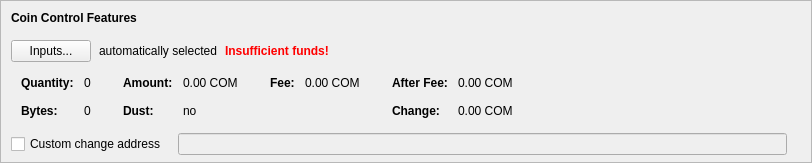
    <widget class="QFrame" name="frameCoinControl">
     <property name="sizePolicy">
      <sizepolicy hsizetype="Expanding" vsizetype="Expanding">
       <horstretch>0</horstretch>
       <verstretch>0</verstretch>
      </sizepolicy>
     </property>
     <property name="maximumSize">
      <size>
       <width>16777215</width>
       <height>16777215</height>
      </size>
     </property>
     <property name="frameShape">
      <enum>QFrame::StyledPanel</enum>
     </property>
     <property name="frameShadow">
      <enum>QFrame::Sunken</enum>
     </property>
     <layout class="QVBoxLayout" name="verticalLayoutCoinControl2">
      <property name="spacing">
       <number>0</number>
      </property>
      <property name="leftMargin">
       <number>0</number>
      </property>
      <property name="topMargin">
       <number>0</number>
      </property>
      <property name="rightMargin">
       <number>0</number>
      </property>
      <property name="bottomMargin">
       <number>6</number>
      </property>
      <item>
       <layout class="QVBoxLayout" name="verticalLayoutCoinControl" stretch="0,0,0,0,1">
        <property name="spacing">
         <number>0</number>
        </property>
        <property name="leftMargin">
         <number>10</number>
        </property>
        <property name="topMargin">
         <number>10</number>
        </property>
        <item>
         <layout class="QHBoxLayout" name="horizontalLayoutCoinControl1">
          <property name="bottomMargin">
           <number>15</number>
          </property>
          <item>
           <widget class="QLabel" name="labelCoinControlFeatures">
            <property name="sizePolicy">
             <sizepolicy hsizetype="Preferred" vsizetype="Maximum">
              <horstretch>0</horstretch>
              <verstretch>0</verstretch>
             </sizepolicy>
            </property>
            <property name="font">
             <font>
              <weight>75</weight>
              <bold>true</bold>
             </font>
            </property>
            <property name="styleSheet">
             <string notr="true">font-weight:bold;</string>
            </property>
            <property name="text">
             <string>Coin Control Features</string>
            </property>
           </widget>
          </item>
         </layout>
        </item>
        <item>
         <layout class="QHBoxLayout" name="horizontalLayoutCoinControl2" stretch="0,0,0,0">
          <property name="spacing">
           <number>8</number>
          </property>
          <property name="bottomMargin">
           <number>10</number>
          </property>
          <item>
           <widget class="QPushButton" name="pushButtonCoinControl">
            <property name="styleSheet">
             <string notr="true"/>
            </property>
            <property name="text">
             <string>Inputs...</string>
            </property>
            <property name="autoDefault">
             <bool>false</bool>
            </property>
           </widget>
          </item>
          <item>
           <widget class="QLabel" name="labelCoinControlAutomaticallySelected">
            <property name="text">
             <string>automatically selected</string>
            </property>
            <property name="margin">
             <number>5</number>
            </property>
           </widget>
          </item>
          <item>
           <widget class="QLabel" name="labelCoinControlInsuffFunds">
            <property name="font">
             <font>
              <weight>75</weight>
              <bold>true</bold>
             </font>
            </property>
            <property name="styleSheet">
             <string notr="true">color:red;font-weight:bold;</string>
            </property>
            <property name="text">
             <string>Insufficient funds!</string>
            </property>
            <property name="margin">
             <number>5</number>
            </property>
           </widget>
          </item>
          <item>
           <spacer name="horizontalSpacerCoinControl">
            <property name="orientation">
             <enum>Qt::Horizontal</enum>
            </property>
            <property name="sizeHint" stdset="0">
             <size>
              <width>40</width>
              <height>1</height>
             </size>
            </property>
           </spacer>
          </item>
         </layout>
        </item>
        <item>
         <widget class="QWidget" name="widgetCoinControl" native="true">
          <property name="sizePolicy">
           <sizepolicy hsizetype="Preferred" vsizetype="Preferred">
            <horstretch>0</horstretch>
            <verstretch>0</verstretch>
           </sizepolicy>
          </property>
          <property name="minimumSize">
           <size>
            <width>0</width>
            <height>0</height>
           </size>
          </property>
          <property name="styleSheet">
           <string notr="true"/>
          </property>
          <layout class="QHBoxLayout" name="horizontalLayoutCoinControl5">
           <property name="leftMargin">
            <number>0</number>
           </property>
           <property name="topMargin">
            <number>0</number>
           </property>
           <property name="rightMargin">
            <number>0</number>
           </property>
           <property name="bottomMargin">
            <number>0</number>
           </property>
           <item>
            <layout class="QHBoxLayout" name="horizontalLayoutCoinControl3" stretch="0,0,0,1">
             <property name="spacing">
              <number>20</number>
             </property>
             <property name="topMargin">
              <number>0</number>
             </property>
             <property name="bottomMargin">
              <number>10</number>
             </property>
             <item>
              <layout class="QFormLayout" name="formLayoutCoinControl1">
               <property name="horizontalSpacing">
                <number>10</number>
               </property>
               <property name="verticalSpacing">
                <number>14</number>
               </property>
               <property name="leftMargin">
                <number>10</number>
               </property>
               <property name="topMargin">
                <number>4</number>
               </property>
               <property name="rightMargin">
                <number>6</number>
               </property>
               <item row="0" column="0">
                <widget class="QLabel" name="labelCoinControlQuantityText">
                 <property name="font">
                  <font>
                   <weight>75</weight>
                   <bold>true</bold>
                  </font>
                 </property>
                 <property name="text">
                  <string>Quantity:</string>
                 </property>
                 <property name="margin">
                  <number>0</number>
                 </property>
                </widget>
               </item>
               <item row="0" column="1">
                <widget class="QLabel" name="labelCoinControlQuantity">
                 <property name="cursor">
                  <cursorShape>IBeamCursor</cursorShape>
                 </property>
                 <property name="contextMenuPolicy">
                  <enum>Qt::ActionsContextMenu</enum>
                 </property>
                 <property name="text">
                  <string notr="true">0</string>
                 </property>
                 <property name="margin">
                  <number>0</number>
                 </property>
                 <property name="textInteractionFlags">
                  <set>Qt::LinksAccessibleByMouse|Qt::TextSelectableByKeyboard|Qt::TextSelectableByMouse</set>
                 </property>
                </widget>
               </item>
               <item row="1" column="0">
                <widget class="QLabel" name="labelCoinControlBytesText">
                 <property name="font">
                  <font>
                   <weight>75</weight>
                   <bold>true</bold>
                  </font>
                 </property>
                 <property name="text">
                  <string>Bytes:</string>
                 </property>
                </widget>
               </item>
               <item row="1" column="1">
                <widget class="QLabel" name="labelCoinControlBytes">
                 <property name="cursor">
                  <cursorShape>IBeamCursor</cursorShape>
                 </property>
                 <property name="contextMenuPolicy">
                  <enum>Qt::ActionsContextMenu</enum>
                 </property>
                 <property name="text">
                  <string notr="true">0</string>
                 </property>
                 <property name="textInteractionFlags">
                  <set>Qt::LinksAccessibleByMouse|Qt::TextSelectableByKeyboard|Qt::TextSelectableByMouse</set>
                 </property>
                </widget>
               </item>
              </layout>
             </item>
             <item>
              <layout class="QFormLayout" name="formLayoutCoinControl2">
               <property name="horizontalSpacing">
                <number>10</number>
               </property>
               <property name="verticalSpacing">
                <number>14</number>
               </property>
               <property name="leftMargin">
                <number>6</number>
               </property>
               <property name="topMargin">
                <number>4</number>
               </property>
               <property name="rightMargin">
                <number>6</number>
               </property>
               <item row="0" column="0">
                <widget class="QLabel" name="labelCoinControlAmountText">
                 <property name="font">
                  <font>
                   <weight>75</weight>
                   <bold>true</bold>
                  </font>
                 </property>
                 <property name="text">
                  <string>Amount:</string>
                 </property>
                 <property name="margin">
                  <number>0</number>
                 </property>
                </widget>
               </item>
               <item row="0" column="1">
                <widget class="QLabel" name="labelCoinControlAmount">
                 <property name="cursor">
                  <cursorShape>IBeamCursor</cursorShape>
                 </property>
                 <property name="contextMenuPolicy">
                  <enum>Qt::ActionsContextMenu</enum>
                 </property>
                 <property name="text">
                  <string notr="true">0.00 COM</string>
                 </property>
                 <property name="textInteractionFlags">
                  <set>Qt::LinksAccessibleByMouse|Qt::TextSelectableByKeyboard|Qt::TextSelectableByMouse</set>
                 </property>
                </widget>
               </item>
               <item row="1" column="0">
                <widget class="QLabel" name="labelCoinControlLowOutputText">
                 <property name="font">
                  <font>
                   <weight>75</weight>
                   <bold>true</bold>
                  </font>
                 </property>
                 <property name="text">
                  <string>Dust:</string>
                 </property>
                </widget>
               </item>
               <item row="1" column="1">
                <widget class="QLabel" name="labelCoinControlLowOutput">
                 <property name="cursor">
                  <cursorShape>IBeamCursor</cursorShape>
                 </property>
                 <property name="contextMenuPolicy">
                  <enum>Qt::ActionsContextMenu</enum>
                 </property>
                 <property name="text">
                  <string notr="true">no</string>
                 </property>
                 <property name="textInteractionFlags">
                  <set>Qt::LinksAccessibleByMouse|Qt::TextSelectableByKeyboard|Qt::TextSelectableByMouse</set>
                 </property>
                </widget>
               </item>
              </layout>
             </item>
             <item>
              <layout class="QFormLayout" name="formLayoutCoinControl3">
               <property name="horizontalSpacing">
                <number>10</number>
               </property>
               <property name="verticalSpacing">
                <number>14</number>
               </property>
               <property name="leftMargin">
                <number>6</number>
               </property>
               <property name="topMargin">
                <number>4</number>
               </property>
               <property name="rightMargin">
                <number>6</number>
               </property>
               <item row="0" column="0">
                <widget class="QLabel" name="labelCoinControlFeeText">
                 <property name="font">
                  <font>
                   <weight>75</weight>
                   <bold>true</bold>
                  </font>
                 </property>
                 <property name="text">
                  <string>Fee:</string>
                 </property>
                 <property name="margin">
                  <number>0</number>
                 </property>
                </widget>
               </item>
               <item row="0" column="1">
                <widget class="QLabel" name="labelCoinControlFee">
                 <property name="cursor">
                  <cursorShape>IBeamCursor</cursorShape>
                 </property>
                 <property name="contextMenuPolicy">
                  <enum>Qt::ActionsContextMenu</enum>
                 </property>
                 <property name="text">
                  <string notr="true">0.00 COM</string>
                 </property>
                 <property name="textInteractionFlags">
                  <set>Qt::LinksAccessibleByMouse|Qt::TextSelectableByKeyboard|Qt::TextSelectableByMouse</set>
                 </property>
                </widget>
               </item>
              </layout>
             </item>
             <item>
              <layout class="QFormLayout" name="formLayoutCoinControl4">
               <property name="horizontalSpacing">
                <number>10</number>
               </property>
               <property name="verticalSpacing">
                <number>14</number>
               </property>
               <property name="leftMargin">
                <number>6</number>
               </property>
               <property name="topMargin">
                <number>4</number>
               </property>
               <property name="rightMargin">
                <number>6</number>
               </property>
               <item row="0" column="0">
                <widget class="QLabel" name="labelCoinControlAfterFeeText">
                 <property name="font">
                  <font>
                   <weight>75</weight>
                   <bold>true</bold>
                  </font>
                 </property>
                 <property name="text">
                  <string>After Fee:</string>
                 </property>
                 <property name="margin">
                  <number>0</number>
                 </property>
                </widget>
               </item>
               <item row="0" column="1">
                <widget class="QLabel" name="labelCoinControlAfterFee">
                 <property name="cursor">
                  <cursorShape>IBeamCursor</cursorShape>
                 </property>
                 <property name="contextMenuPolicy">
                  <enum>Qt::ActionsContextMenu</enum>
                 </property>
                 <property name="text">
                  <string notr="true">0.00 COM</string>
                 </property>
                 <property name="textInteractionFlags">
                  <set>Qt::LinksAccessibleByMouse|Qt::TextSelectableByKeyboard|Qt::TextSelectableByMouse</set>
                 </property>
                </widget>
               </item>
               <item row="1" column="0">
                <widget class="QLabel" name="labelCoinControlChangeText">
                 <property name="font">
                  <font>
                   <weight>75</weight>
                   <bold>true</bold>
                  </font>
                 </property>
                 <property name="text">
                  <string>Change:</string>
                 </property>
                </widget>
               </item>
               <item row="1" column="1">
                <widget class="QLabel" name="labelCoinControlChange">
                 <property name="cursor">
                  <cursorShape>IBeamCursor</cursorShape>
                 </property>
                 <property name="contextMenuPolicy">
                  <enum>Qt::ActionsContextMenu</enum>
                 </property>
                 <property name="text">
                  <string notr="true">0.00 COM</string>
                 </property>
                 <property name="textInteractionFlags">
                  <set>Qt::LinksAccessibleByMouse|Qt::TextSelectableByKeyboard|Qt::TextSelectableByMouse</set>
                 </property>
                </widget>
               </item>
              </layout>
             </item>
            </layout>
           </item>
          </layout>
         </widget>
        </item>
        <item>
         <layout class="QHBoxLayout" name="horizontalLayoutCoinControl4" stretch="0,0,0">
          <property name="spacing">
           <number>12</number>
          </property>
          <property name="sizeConstraint">
           <enum>QLayout::SetDefaultConstraint</enum>
          </property>
          <property name="topMargin">
           <number>5</number>
          </property>
          <property name="rightMargin">
           <number>5</number>
          </property>
          <item>
           <widget class="QCheckBox" name="checkBoxCoinControlChange">
            <property name="toolTip">
             <string>If this is activated, but the change address is empty or invalid, change will be sent to a newly generated address.</string>
            </property>
            <property name="text">
             <string>Custom change address</string>
            </property>
           </widget>
          </item>
          <item>
           <widget class="QValidatedLineEdit" name="lineEditCoinControlChange">
            <property name="enabled">
             <bool>false</bool>
            </property>
            <property name="sizePolicy">
             <sizepolicy hsizetype="Expanding" vsizetype="Fixed">
              <horstretch>0</horstretch>
              <verstretch>0</verstretch>
             </sizepolicy>
            </property>
           </widget>
          </item>
          <item>
           <widget class="QLabel" name="labelCoinControlChangeLabel">
            <property name="sizePolicy">
             <sizepolicy hsizetype="Preferred" vsizetype="Expanding">
              <horstretch>0</horstretch>
              <verstretch>0</verstretch>
             </sizepolicy>
            </property>
            <property name="minimumSize">
             <size>
              <width>0</width>
              <height>0</height>
             </size>
            </property>
            <property name="text">
             <string/>
            </property>
            <property name="margin">
             <number>3</number>
            </property>
           </widget>
          </item>
         </layout>
        </item>
        <item>
         <spacer name="verticalSpacerCoinControl">
          <property name="orientation">
           <enum>Qt::Vertical</enum>
          </property>
          <property name="sizeHint" stdset="0">
           <size>
            <width>800</width>
            <height>1</height>
           </size>
          </property>
         </spacer>
        </item>
       </layout>
      </item>
     </layout>
    </widget>
